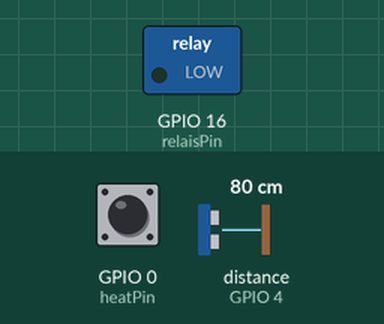
Simulated run of this sketch. Board: ESP8266 (Wemos D1 mini). On the bench: switched loads named in the sketch (green lamp = pin HIGH). Wiring (inferred from the names in the program): ultrasonic range finder: trigger GPIO 4; echo GPIO 4. Inputs (shaded band) come from the test bench; at power-on: GPIO 0 (heatPin) HIGH, distance to the obstacle (sensor on GPIO 4) 80 cm. The echo pulse lasts 58.3 µs per cm; WiFi joins after 1.5 s; servers stay silent unless stated; no MQTT or app messages arrive unless stated.

Above: at 0.1 s.
At 63.1 s:
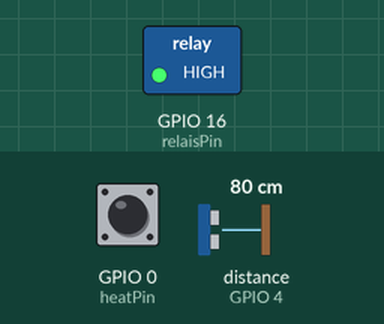
Timing chart, 0 to 64.6 s (numbered marks = the images above):
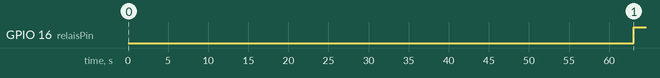

Measured:
- by itself, GPIO 16 (relaisPin): LOW → HIGH at 63.1 s

The sketch:

HotPlate.ino
```cpp
#include <SPI.h>
#include <Ethernet.h>
#include <PubSubClient.h>
#include <ESP8266WiFi.h>
#include <ESP8266WiFiMulti.h>

ESP8266WiFiMulti WiFiMulti;

IPAddress server(83, 82, 172, 77);

WiFiClient wifiClient;
PubSubClient client(wifiClient);

unsigned long echo = 0;
unsigned long ultrasoundValue = 0;

int rDistance = 15;       //binnen deze afstand is er wel een pan
int lTime = 1;            // tijd dat fornuis aan en leeg mag zijn in min
                          //*?koelt niet direct af PROBLEEM!!!*?

int mDistance = 0;        //gemeten afstand
int heat = 0;             // wel of geen hitte
boolean message = false;  // is er al een bericht  verstuurd?


int ultrasoundPin = 4;   //D2
int heatPin = 0;         //D3
int relaisPin = 16;      //D0

//------------------------------------------------------------
//                      MQTT CONNECTION
//------------------------------------------------------------
void reconnect() {
  while (!client.connected()) {
    if (client.connect("WEMOS","admin","Yu0h52bV1")) {
      client.publish("fornuis","fornuis verbonden");
    } else {
      Serial.print("failed, rc=");
      Serial.print(client.state());
      Serial.println(" try again in 5 seconds");
      delay(5000);
    }
  }
}

long ultrasound() // ultrasound sensor
{
  pinMode(ultrasoundPin, OUTPUT);         // Switch signalpin to output
  digitalWrite(ultrasoundPin, LOW);       // Send low pulse
  delayMicroseconds(2);                   // Wait for 2 microseconds
  digitalWrite(ultrasoundPin, HIGH);      // Send high pulse
  delayMicroseconds(5);                   // Wait for 5 microseconds
  digitalWrite(ultrasoundPin, LOW);       // Holdoff
  pinMode(ultrasoundPin, INPUT);          // Switch signalpin to input
  digitalWrite(ultrasoundPin, HIGH);      // Turn on pullup resistor
  echo = pulseIn(ultrasoundPin, HIGH);    //Listen for echo
  ultrasoundValue = (echo / 58.138);      // convert to cm
  return ultrasoundValue;
}

void setup()
{
  Serial.begin(115200);
  delay(10);

  pinMode(ultrasoundPin, OUTPUT);         //Ultrasound
  pinMode(heatPin, INPUT);                //Hittesensor
  pinMode(relaisPin, OUTPUT);             //Relais

  //------------------------------------------------------------
  //                      WIFI CONNECTION
  //------------------------------------------------------------

  WiFiMulti.addAP("O&O Project", "IoT2017");

  while(WiFiMulti.run() != WL_CONNECTED) {
       Serial.print(".");
       delay(500);
  }

  client.setServer(server, 1883);         //connect to broker
  delay(1500);
}

void loop()
{
  if (!client.connected()) {
    reconnect();
  }
  client.loop();

  mDistance = ultrasound();               //afstand pan-sensor
  heat = digitalRead(heatPin);            //warmte test.
  if (mDistance > rDistance && heat == 1)
  {
    delay(lTime * 60000);
    mDistance = ultrasound();               //afstand pan-sensor
    heat = digitalRead(heatPin);            //warmte test.
    if (mDistance > rDistance && heat == 1 && !message)
    {
      message == true;
      client.publish("fornuis","warning");
      digitalWrite(relaisPin, HIGH);
    }
  }
}
```
